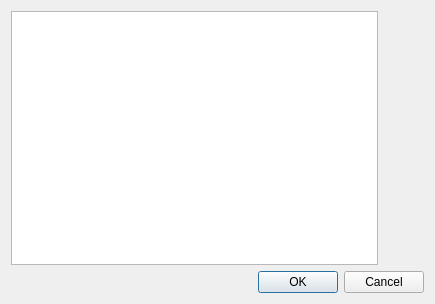
<?xml version="1.0" encoding="UTF-8"?>
<ui version="4.0">
 <class>Alerts</class>
 <widget class="QDialog" name="Alerts">
  <property name="geometry">
   <rect>
    <x>0</x>
    <y>0</y>
    <width>435</width>
    <height>304</height>
   </rect>
  </property>
  <property name="windowTitle">
   <string>Alerts</string>
  </property>
  <layout class="QVBoxLayout" name="verticalLayout">
   <item>
    <layout class="QHBoxLayout" name="horizontalLayout_2">
     <item>
      <widget class="QListWidget" name="listWidget"/>
     </item>
     <item>
      <layout class="QVBoxLayout" name="verticalLayout_2">
       <property name="spacing">
        <number>6</number>
       </property>
       <item>
        <widget class="QPushButton" name="addButton">
         <property name="toolTip">
          <string>Add</string>
         </property>
         <property name="text">
          <string/>
         </property>
         <property name="icon">
          <iconset resource="tiki.qrc">
           <normaloff>:/icons/list-add.png</normaloff>:/icons/list-add.png</iconset>
         </property>
         <property name="flat">
          <bool>true</bool>
         </property>
        </widget>
       </item>
       <item>
        <widget class="QPushButton" name="removeButton">
         <property name="toolTip">
          <string>Remove</string>
         </property>
         <property name="text">
          <string/>
         </property>
         <property name="icon">
          <iconset resource="tiki.qrc">
           <normaloff>:/icons/list-remove.png</normaloff>:/icons/list-remove.png</iconset>
         </property>
         <property name="flat">
          <bool>true</bool>
         </property>
        </widget>
       </item>
       <item>
        <spacer name="verticalSpacer">
         <property name="orientation">
          <enum>Qt::Vertical</enum>
         </property>
         <property name="sizeHint" stdset="0">
          <size>
           <width>20</width>
           <height>40</height>
          </size>
         </property>
        </spacer>
       </item>
      </layout>
     </item>
    </layout>
   </item>
   <item>
    <widget class="QDialogButtonBox" name="buttonBox">
     <property name="orientation">
      <enum>Qt::Horizontal</enum>
     </property>
     <property name="standardButtons">
      <set>QDialogButtonBox::Cancel|QDialogButtonBox::Ok</set>
     </property>
    </widget>
   </item>
  </layout>
 </widget>
 <resources>
  <include location="tiki.qrc"/>
 </resources>
 <connections>
  <connection>
   <sender>buttonBox</sender>
   <signal>accepted()</signal>
   <receiver>Alerts</receiver>
   <slot>accept()</slot>
   <hints>
    <hint type="sourcelabel">
     <x>248</x>
     <y>254</y>
    </hint>
    <hint type="destinationlabel">
     <x>157</x>
     <y>274</y>
    </hint>
   </hints>
  </connection>
  <connection>
   <sender>buttonBox</sender>
   <signal>rejected()</signal>
   <receiver>Alerts</receiver>
   <slot>reject()</slot>
   <hints>
    <hint type="sourcelabel">
     <x>316</x>
     <y>260</y>
    </hint>
    <hint type="destinationlabel">
     <x>286</x>
     <y>274</y>
    </hint>
   </hints>
  </connection>
 </connections>
</ui>
